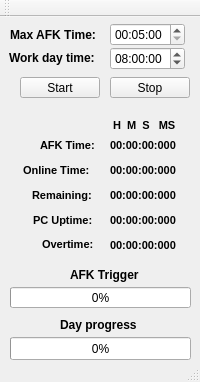
<?xml version="1.0" encoding="UTF-8"?>
<ui version="4.0">
 <class>MainWindow</class>
 <widget class="QMainWindow" name="MainWindow">
  <property name="geometry">
   <rect>
    <x>0</x>
    <y>0</y>
    <width>200</width>
    <height>382</height>
   </rect>
  </property>
  <property name="windowTitle">
   <string>Time Tracker</string>
  </property>
  <widget class="QWidget" name="centralWidget">
   <widget class="QTimeEdit" name="timeEdit_AfkTime">
    <property name="enabled">
     <bool>true</bool>
    </property>
    <property name="geometry">
     <rect>
      <x>110</x>
      <y>6</y>
      <width>75</width>
      <height>23</height>
     </rect>
    </property>
    <property name="displayFormat">
     <string>hh:mm:ss</string>
    </property>
    <property name="time">
     <time>
      <hour>0</hour>
      <minute>5</minute>
      <second>0</second>
     </time>
    </property>
   </widget>
   <widget class="QLabel" name="static_Label_HMSMS">
    <property name="geometry">
     <rect>
      <x>110</x>
      <y>100</y>
      <width>95</width>
      <height>16</height>
     </rect>
    </property>
    <property name="font">
     <font>
      <family>System</family>
      <pointsize>8</pointsize>
      <weight>75</weight>
      <bold>true</bold>
     </font>
    </property>
    <property name="text">
     <string> H  M  S   MS</string>
    </property>
   </widget>
   <widget class="QLabel" name="label_9">
    <property name="geometry">
     <rect>
      <x>10</x>
      <y>10</y>
      <width>97</width>
      <height>16</height>
     </rect>
    </property>
    <property name="font">
     <font>
      <family>System</family>
      <weight>75</weight>
      <bold>true</bold>
     </font>
    </property>
    <property name="text">
     <string>Max AFK Time:</string>
    </property>
   </widget>
   <widget class="QPushButton" name="pushButton_Start">
    <property name="geometry">
     <rect>
      <x>20</x>
      <y>60</y>
      <width>80</width>
      <height>21</height>
     </rect>
    </property>
    <property name="text">
     <string>Start</string>
    </property>
   </widget>
   <widget class="QPushButton" name="pushButton_Stop">
    <property name="geometry">
     <rect>
      <x>110</x>
      <y>60</y>
      <width>80</width>
      <height>21</height>
     </rect>
    </property>
    <property name="text">
     <string>Stop</string>
    </property>
   </widget>
   <widget class="QProgressBar" name="barAfk">
    <property name="geometry">
     <rect>
      <x>10</x>
      <y>270</y>
      <width>181</width>
      <height>21</height>
     </rect>
    </property>
    <property name="value">
     <number>0</number>
    </property>
    <property name="format">
     <string notr="true">%p%</string>
    </property>
   </widget>
   <widget class="QLabel" name="static_Label_AfkTime">
    <property name="geometry">
     <rect>
      <x>40</x>
      <y>120</y>
      <width>65</width>
      <height>16</height>
     </rect>
    </property>
    <property name="font">
     <font>
      <family>System</family>
      <pointsize>8</pointsize>
      <weight>75</weight>
      <bold>true</bold>
     </font>
    </property>
    <property name="text">
     <string>AFK Time:</string>
    </property>
   </widget>
   <widget class="QLabel" name="static_Label_OnlineTime">
    <property name="geometry">
     <rect>
      <x>23</x>
      <y>145</y>
      <width>82</width>
      <height>16</height>
     </rect>
    </property>
    <property name="font">
     <font>
      <family>System</family>
      <pointsize>8</pointsize>
      <weight>75</weight>
      <bold>true</bold>
     </font>
    </property>
    <property name="text">
     <string>Online Time:</string>
    </property>
   </widget>
   <widget class="QLabel" name="static_Label_Remaining">
    <property name="geometry">
     <rect>
      <x>32</x>
      <y>170</y>
      <width>73</width>
      <height>16</height>
     </rect>
    </property>
    <property name="font">
     <font>
      <family>System</family>
      <pointsize>8</pointsize>
      <weight>75</weight>
      <bold>true</bold>
     </font>
    </property>
    <property name="text">
     <string>Remaining:</string>
    </property>
   </widget>
   <widget class="QLabel" name="dynamic_Label_AfkTime">
    <property name="geometry">
     <rect>
      <x>110</x>
      <y>120</y>
      <width>84</width>
      <height>16</height>
     </rect>
    </property>
    <property name="font">
     <font>
      <family>System</family>
      <pointsize>8</pointsize>
      <weight>75</weight>
      <bold>true</bold>
     </font>
    </property>
    <property name="text">
     <string>00:00:00:000</string>
    </property>
   </widget>
   <widget class="QLabel" name="dynamic_Label_OnlineTime">
    <property name="geometry">
     <rect>
      <x>110</x>
      <y>145</y>
      <width>84</width>
      <height>16</height>
     </rect>
    </property>
    <property name="font">
     <font>
      <family>System</family>
      <pointsize>8</pointsize>
      <weight>75</weight>
      <bold>true</bold>
     </font>
    </property>
    <property name="text">
     <string>00:00:00:000</string>
    </property>
   </widget>
   <widget class="QLabel" name="dynamic_Label_Remaining">
    <property name="geometry">
     <rect>
      <x>110</x>
      <y>170</y>
      <width>84</width>
      <height>16</height>
     </rect>
    </property>
    <property name="font">
     <font>
      <family>System</family>
      <pointsize>8</pointsize>
      <weight>75</weight>
      <bold>true</bold>
     </font>
    </property>
    <property name="text">
     <string>00:00:00:000</string>
    </property>
   </widget>
   <widget class="QTimeEdit" name="timeEdit_WorkDayTime">
    <property name="geometry">
     <rect>
      <x>110</x>
      <y>30</y>
      <width>75</width>
      <height>23</height>
     </rect>
    </property>
    <property name="displayFormat">
     <string>hh:mm:ss</string>
    </property>
    <property name="time">
     <time>
      <hour>8</hour>
      <minute>0</minute>
      <second>0</second>
     </time>
    </property>
   </widget>
   <widget class="QLabel" name="label_10">
    <property name="geometry">
     <rect>
      <x>9</x>
      <y>33</y>
      <width>101</width>
      <height>16</height>
     </rect>
    </property>
    <property name="font">
     <font>
      <family>System</family>
      <weight>75</weight>
      <bold>true</bold>
     </font>
    </property>
    <property name="text">
     <string>Work day time:</string>
    </property>
   </widget>
   <widget class="QLabel" name="static_Label_PCUptime">
    <property name="geometry">
     <rect>
      <x>33</x>
      <y>195</y>
      <width>73</width>
      <height>16</height>
     </rect>
    </property>
    <property name="font">
     <font>
      <family>System</family>
      <pointsize>8</pointsize>
      <weight>75</weight>
      <bold>true</bold>
     </font>
    </property>
    <property name="text">
     <string>PC Uptime:</string>
    </property>
   </widget>
   <widget class="QLabel" name="dynamic_Label_PCUptime">
    <property name="geometry">
     <rect>
      <x>110</x>
      <y>195</y>
      <width>84</width>
      <height>16</height>
     </rect>
    </property>
    <property name="font">
     <font>
      <family>System</family>
      <pointsize>8</pointsize>
      <weight>75</weight>
      <bold>true</bold>
     </font>
    </property>
    <property name="text">
     <string>00:00:00:000</string>
    </property>
   </widget>
   <widget class="QLabel" name="static_Label_AfkTrigger">
    <property name="geometry">
     <rect>
      <x>70</x>
      <y>250</y>
      <width>75</width>
      <height>16</height>
     </rect>
    </property>
    <property name="font">
     <font>
      <family>System</family>
      <weight>75</weight>
      <bold>true</bold>
     </font>
    </property>
    <property name="text">
     <string>AFK Trigger</string>
    </property>
   </widget>
   <widget class="QProgressBar" name="barDayProgress">
    <property name="geometry">
     <rect>
      <x>10</x>
      <y>320</y>
      <width>181</width>
      <height>23</height>
     </rect>
    </property>
    <property name="value">
     <number>0</number>
    </property>
   </widget>
   <widget class="QLabel" name="static_Label_DayProgress">
    <property name="geometry">
     <rect>
      <x>60</x>
      <y>300</y>
      <width>88</width>
      <height>16</height>
     </rect>
    </property>
    <property name="font">
     <font>
      <family>System</family>
      <weight>75</weight>
      <bold>true</bold>
     </font>
    </property>
    <property name="text">
     <string>Day progress</string>
    </property>
   </widget>
   <widget class="QLabel" name="dynamic_Label_Overtime">
    <property name="geometry">
     <rect>
      <x>110</x>
      <y>220</y>
      <width>84</width>
      <height>16</height>
     </rect>
    </property>
    <property name="font">
     <font>
      <family>System</family>
      <pointsize>8</pointsize>
      <weight>75</weight>
      <bold>true</bold>
     </font>
    </property>
    <property name="text">
     <string>00:00:00:000</string>
    </property>
   </widget>
   <widget class="QLabel" name="static_Label_Overtime">
    <property name="geometry">
     <rect>
      <x>42</x>
      <y>219</y>
      <width>63</width>
      <height>16</height>
     </rect>
    </property>
    <property name="font">
     <font>
      <family>System</family>
      <pointsize>8</pointsize>
      <weight>75</weight>
      <bold>true</bold>
     </font>
    </property>
    <property name="text">
     <string>Overtime:</string>
    </property>
   </widget>
  </widget>
  <widget class="QToolBar" name="mainToolBar">
   <attribute name="toolBarArea">
    <enum>TopToolBarArea</enum>
   </attribute>
   <attribute name="toolBarBreak">
    <bool>false</bool>
   </attribute>
  </widget>
  <widget class="QStatusBar" name="statusBar"/>
 </widget>
 <layoutdefault spacing="6" margin="11"/>
 <resources/>
 <connections/>
</ui>
